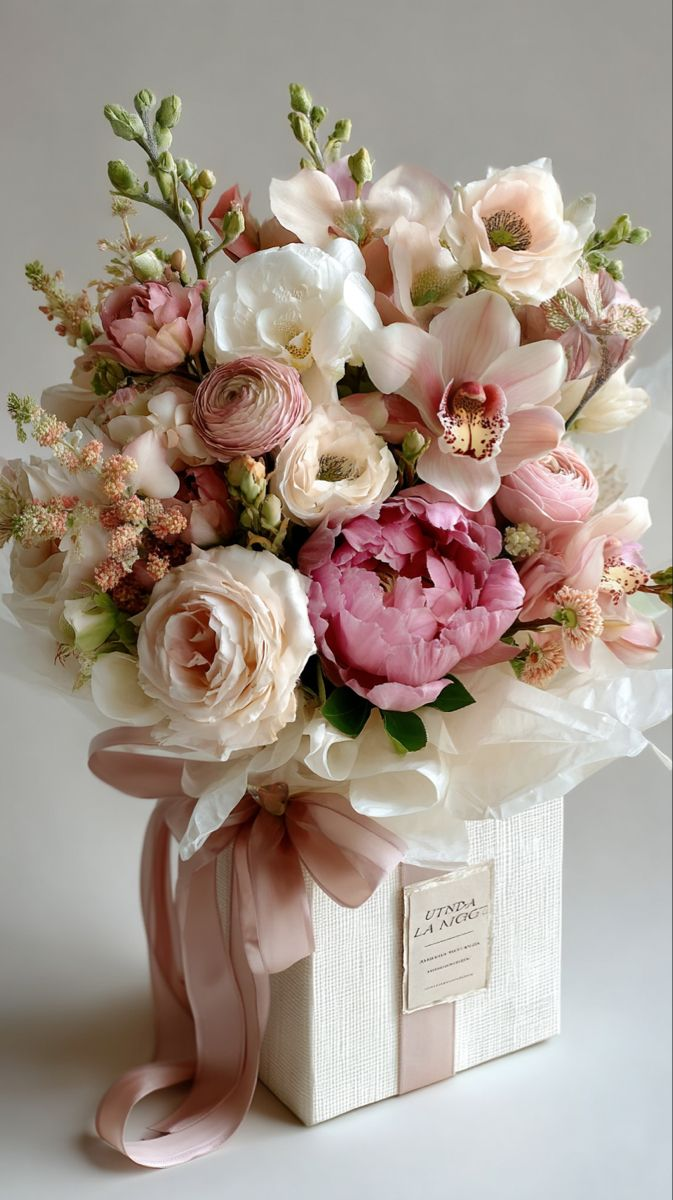
#> input picture Lab4/buchet.jpg, 673 x 1200 px
$ python Lab4.py
#> lines starting #> are read from the running program, lines starting #| are printed output that depends on the picture
import cv2
import numpy as np
import matplotlib.pyplot as plt

image_path = r'buchet.jpg'

L = 255  # nivelul maxim de gri

# Nuclee de convolutie de tip trece-jos
H_MEDIE_3 = np.ones((3, 3), dtype=np.int32)
H_MEDIE_5 = np.ones((5, 5), dtype=np.int32)
H_GAUSS_3 = np.array([[1, 2, 1],
                      [2, 4, 2],
                      [1, 2, 1]], dtype=np.int32)


def convolutie(img_gri, H):
    """
    I_D(i,j) = sum_u sum_v H(u,v) * I_S(i+u-k, j+v-k),   w = 2k+1
    Se ignora primele si ultimele k linii si coloane (raman copiate din sursa).
    Rezultatul este int32 (cu semn), FARA scalare.
    """
    # 1a. Dimensiunile imaginii si ale nucleului
    h_img, w_img = img_gri.shape
    w = H.shape[0]
    k = w // 2

    # 1b. Lucram pe intregi cu semn, ca sa nu apara depasiri uint8
    sursa = img_gri.astype(np.int32)
    rez = sursa.copy()
    rez[k:h_img - k, k:w_img - k] = 0

    # 2. Pentru fiecare element H(u,v) adunam imaginea sursa translatata
    for u in range(w):
        for v in range(w):
            rez[k:h_img - k, k:w_img - k] += \
                H[u, v] * sursa[u:h_img - w + 1 + u, v:w_img - w + 1 + v]
    return rez


def filtru_trece_jos(img_gri, H):
    """
    Filtru trece-jos: coeficienti pozitivi, rezultatul se imparte la
    c = suma(H). Impartirea este ULTIMA operatie (erori de rotunjire minime).
    """
    # 1. Suma coeficientilor nucleului
    c = int(H.sum())

    # 2. Convolutie (intregi), apoi impartire intreaga la final
    rez = convolutie(img_gri, H) // c

    # 3. Ne asiguram ca valorile sunt in [0, 255]
    return np.clip(rez, 0, L).astype(np.uint8)


if __name__ == "__main__":
    img = cv2.imread(image_path)
#> img is the input picture: shape (1200, 673, 3); mean B, G, R 140.8, 151.6, 166.3
    if img is None:
        raise FileNotFoundError(f"Nu pot citi imaginea: {image_path}")

    # Filtrarea lucreaza pe tonuri de gri
    gri = cv2.cvtColor(img, cv2.COLOR_BGR2GRAY)
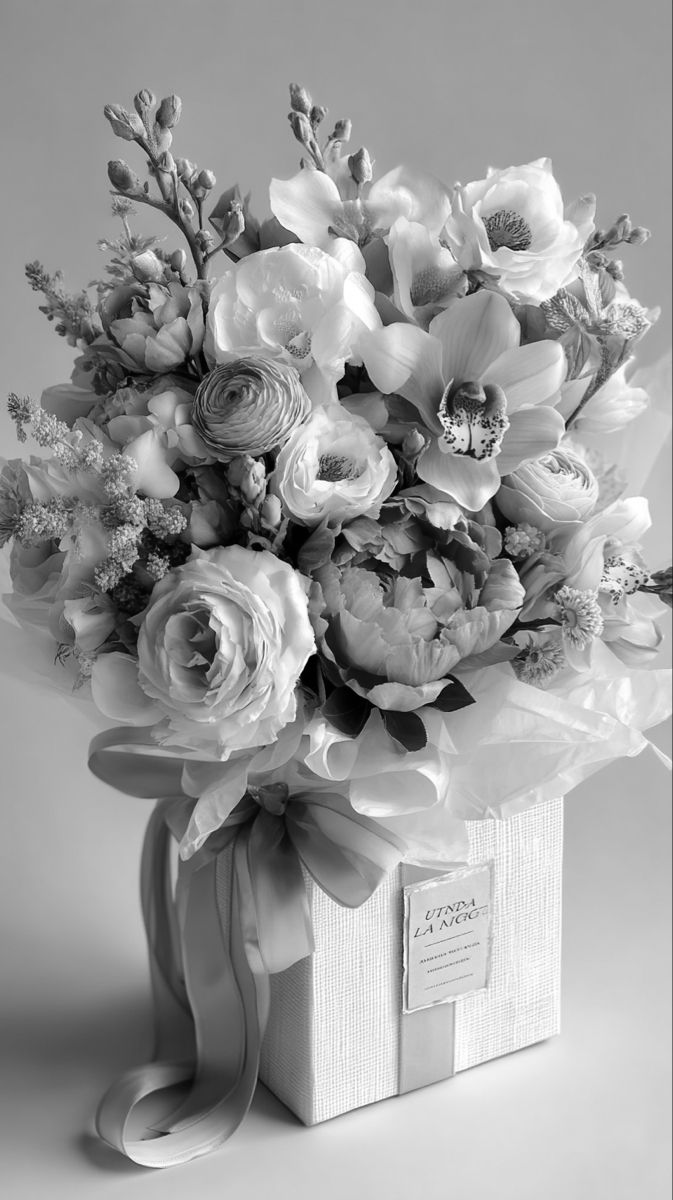
#> gri: shape (1200, 673); min 0, max 255, mean 154.8

    medie3 = filtru_trece_jos(gri, H_MEDIE_3)
#> in convolutie, `rez[k:h_img - k, k:w_img - k] = 0`:
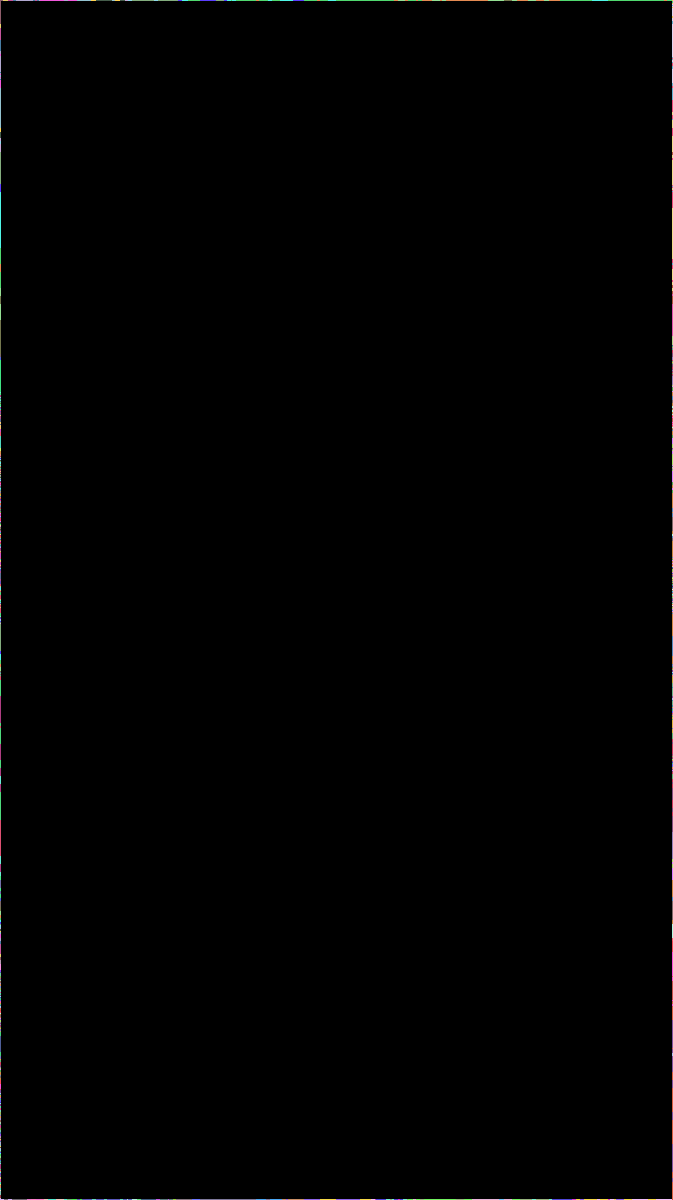
#> rez: shape (1200, 673) int32; 168 distinct labels, from 0 to 216; one colour per label, 0 black
    medie5 = filtru_trece_jos(gri, H_MEDIE_5)
#> in convolutie (call 2), `rez[k:h_img - k, k:w_img - k] = 0`: rez: shape (1200, 673) int32; 191 distinct labels, from 0 to 234
    gauss3 = filtru_trece_jos(gri, H_GAUSS_3)

    cv2.imshow("Imaginea originala", gri)
    cv2.waitKey(0)
    cv2.imshow("Filtru medie aritmetica 3x3", medie3)
    cv2.waitKey(0)
    cv2.imshow("Filtru medie aritmetica 5x5", medie5)
    cv2.waitKey(0)
    cv2.imshow("Filtru gaussian 3x3", gauss3)
    cv2.waitKey(0)
    cv2.destroyAllWindows()

    # [11 lines of commented-out code are left out]
